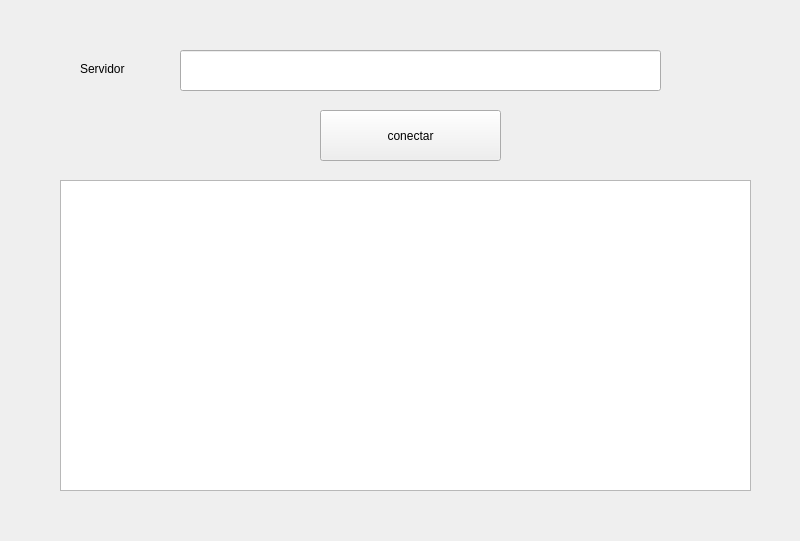
<?xml version="1.0" encoding="UTF-8"?>
<ui version="4.0">
 <class>Widget</class>
 <widget class="QWidget" name="Widget">
  <property name="geometry">
   <rect>
    <x>0</x>
    <y>0</y>
    <width>800</width>
    <height>541</height>
   </rect>
  </property>
  <property name="windowTitle">
   <string>Widget</string>
  </property>
  <widget class="QLineEdit" name="servidor">
   <property name="geometry">
    <rect>
     <x>180</x>
     <y>50</y>
     <width>481</width>
     <height>41</height>
    </rect>
   </property>
  </widget>
  <widget class="QLabel" name="label">
   <property name="geometry">
    <rect>
     <x>80</x>
     <y>60</y>
     <width>67</width>
     <height>17</height>
    </rect>
   </property>
   <property name="text">
    <string>Servidor</string>
   </property>
  </widget>
  <widget class="QPushButton" name="conectar">
   <property name="geometry">
    <rect>
     <x>320</x>
     <y>110</y>
     <width>181</width>
     <height>51</height>
    </rect>
   </property>
   <property name="text">
    <string>conectar</string>
   </property>
  </widget>
  <widget class="QListWidget" name="listWidget">
   <property name="geometry">
    <rect>
     <x>60</x>
     <y>180</y>
     <width>691</width>
     <height>311</height>
    </rect>
   </property>
  </widget>
 </widget>
 <resources/>
 <connections/>
</ui>
